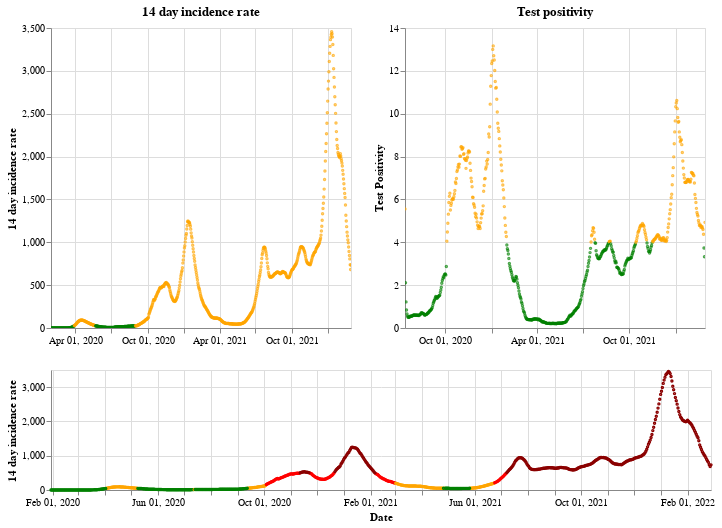

The notebook cell saved with this chart:
### Markdown cell above
## England

### Code cell
plot_traffic_light('England')

### Figure 1 — Vega-Lite specification as saved in the notebook (floating-point values rounded to 4 significant figures; data arrays with more than 128 entries replaced by an {"elided": "..."} marker saying what was removed)
{"config": {"view": {"continuousWidth": 400, "continuousHeight": 300}}, "vconcat": [{"hconcat": [{"mark": {"type": "point", "size": 2}, "encoding": {"color": {"condition": {"value": "green", "test": "(datum.twoWeeklyCasesRate <= 25)"}, "value": "orange"}, "tooltip": [{"type": "nominal", "field": "areaName"}, {"type": "temporal", "field": "date"}, {"type": "quantitative", "field": "twoWeeklyCasesRate"}, {"type": "quantitative", "field": "testPositivity"}], "x": {"type": "temporal", "axis": {"title": ""}, "field": "date", "scale": {"domain": {"selection": "DateBrush"}}, "timeUnit": "yearmonthdate"}, "y": {"type": "quantitative", "axis": {"title": "14 day incidence rate"}, "field": "twoWeeklyCasesRate"}}, "title": "14 day incidence rate", "width": 300}, {"mark": {"type": "point", "size": 2}, "encoding": {"color": {"condition": {"value": "green", "test": "(datum.testPositivity <= 4)"}, "value": "orange"}, "tooltip": [{"type": "nominal", "field": "areaName"}, {"type": "temporal", "field": "date"}, {"type": "quantitative", "field": "twoWeeklyCasesRate"}, {"type": "quantitative", "field": "testPositivity"}], "x": {"type": "temporal", "axis": {"title": ""}, "field": "date", "scale": {"domain": {"selection": "DateBrush"}}, "timeUnit": "yearmonthdate"}, "y": {"type": "quantitative", "axis": {"title": "Test Positivity"}, "field": "testPositivity"}}, "title": "Test positivity", "width": 300}]}, {"layer": [{"mark": {"type": "point", "size": 2}, "encoding": {"color": {"condition": {"value": "orange", "test": "(((datum.testPositivity < 4) && (datum.twoWeeklyCasesRate >= 50)) && (datum.twoWeeklyCasesRate < 200))"}, "value": "red"}, "opacity": {"condition": {"value": 1, "test": "((datum.twoWeeklyCasesRate >= 50) && (datum.twoWeeklyCasesRate < 500))"}, "value": 0}, "tooltip": [{"type": "nominal", "field": "areaName"}, {"type": "temporal", "field": "date"}, {"type": "quantitative", "field": "twoWeeklyCasesRate"}, {"type": "quantitative", "field": "testPositivity"}], "x": {"type": "temporal", "axis": {"title": "Date"}, "field": "date", "timeUnit": "yearmonthdate"}, "y": {"type": "quantitative", "axis": {"title": "14 day incidence rate"}, "field": "twoWeeklyCasesRate"}}, "selection": {"DateBrush": {"type": "interval", "encodings": ["x"], "fields": ["Time"]}}}, {"mark": {"type": "point", "size": 2}, "encoding": {"color": {"value": "darkred"}, "opacity": {"condition": {"value": 1, "test": "(datum.twoWeeklyCasesRate >= 500)"}, "value": 0}, "tooltip": [{"type": "nominal", "field": "areaName"}, {"type": "temporal", "field": "date"}, {"type": "quantitative", "field": "twoWeeklyCasesRate"}, {"type": "quantitative", "field": "testPositivity"}], "x": {"type": "temporal", "axis": {"title": "Date"}, "field": "date", "timeUnit": "yearmonthdate"}, "y": {"type": "quantitative", "axis": {"title": "14 day incidence rate"}, "field": "twoWeeklyCasesRate"}}}, {"mark": {"type": "point", "size": 2}, "encoding": {"color": {"condition": {"value": "green", "test": "((datum.testPositivity < 4) && (datum.twoWeeklyCasesRate < 50))"}, "value": "orange"}, "opacity": {"condition": {"value": 1, "test": "(datum.twoWeeklyCasesRate < 50)"}, "value": 0}, "tooltip": [{"type": "nominal", "field": "areaName"}, {"type": "temporal", "field": "date"}, {"type": "quantitative", "field": "twoWeeklyCasesRate"}, {"type": "quantitative", "field": "testPositivity"}], "x": {"type": "temporal", "axis": {"title": "Date"}, "field": "date", "timeUnit": "yearmonthdate"}, "y": {"type": "quantitative", "axis": {"title": "14 day incidence rate"}, "field": "twoWeeklyCasesRate"}}}], "height": 120, "width": 660}], "data": {"name": "data-5f269b3215aa39a6e25dba10cc2c2605"}, "$schema": "https://vega.github.io/schema/vega-lite/v4.8.1.json", "datasets": {"data-5f269b3215aa39a6e25dba10cc2c2605": {"elided": "761 records"}}}
